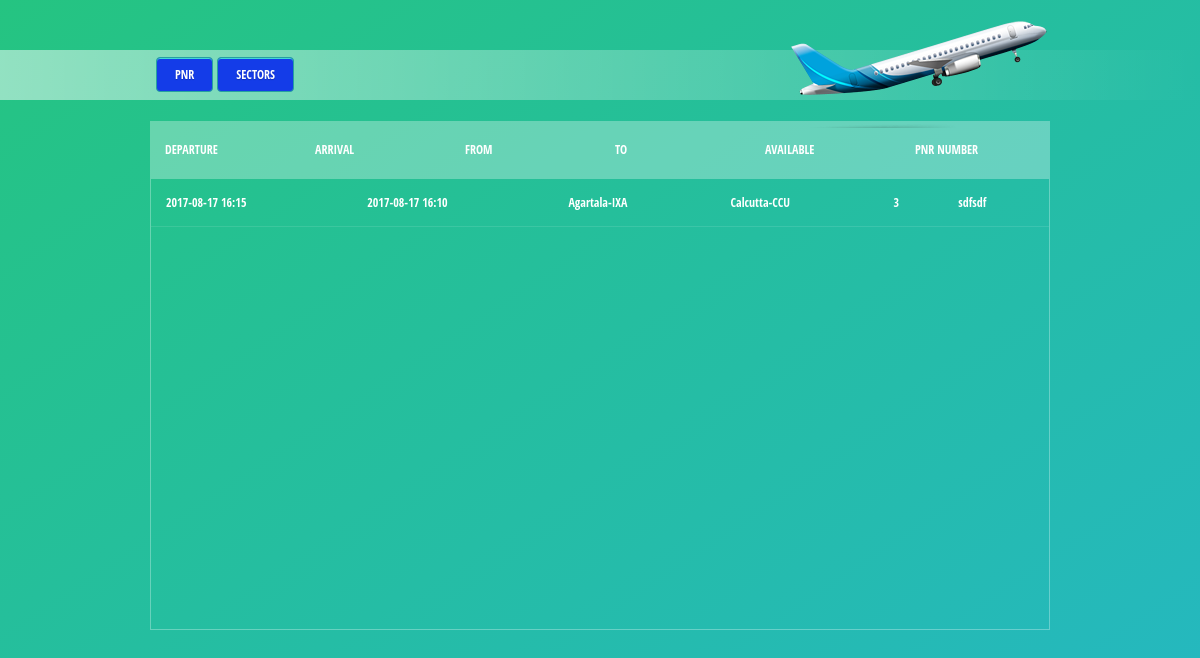
Page /home.php on the earlier database version.
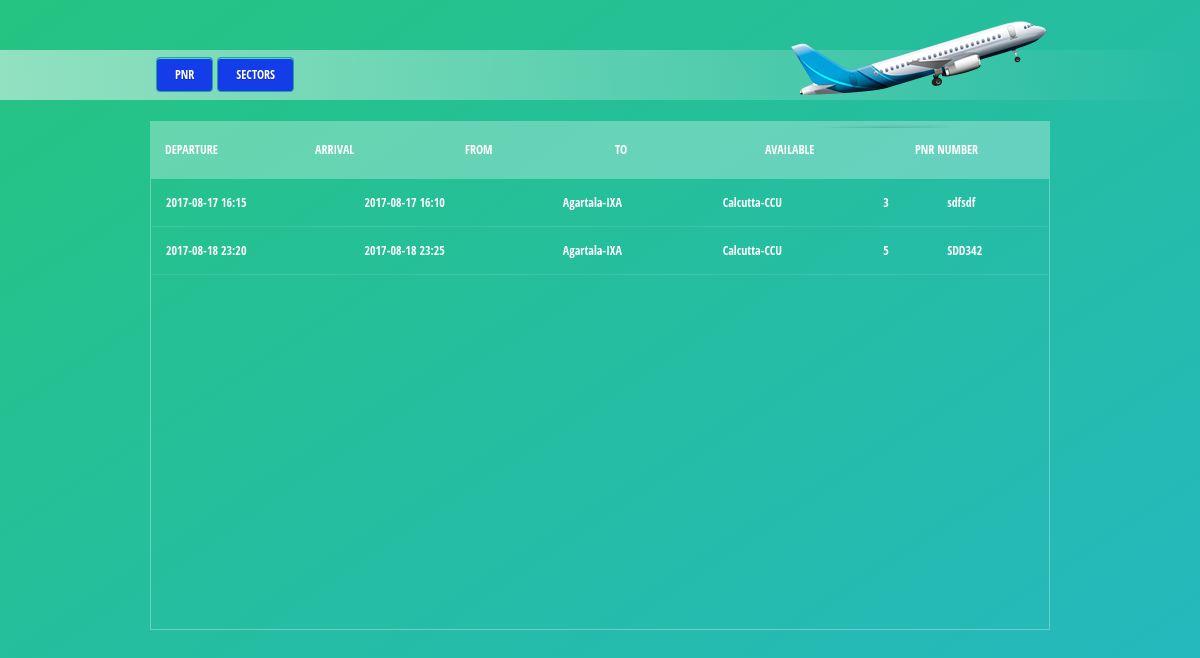
Same page on the later database version.
### tables this page shows
CREATE TABLE "pnr" ("id" INTEGER PRIMARY KEY  NOT NULL ,"pnr_num" VARCHAR DEFAULT (null) ,"departure" DATETIME,"arrival" DATETIME,"capacity" INTEGER,"rate_per_unit" DOUBLE,"total_price" DOUBLE,"archaived" CHAR,"status" CHAR,"remarks" VARCHAR,"sector_from" VARCHAR DEFAULT (null) ,"sector_to" VARCHAR DEFAULT (null) );

### home.php (the view, shortened to what this page needs)
<!DOCTYPE html>
<?php
$db=new billerDB;
?>
<html>
    <head>
        <link rel="stylesheet" href="CSS/pagestyle.css">
        <link rel="stylesheet" href="CSS/featherlight.css">
        <link rel="stylesheet" href="CSS/components.css">
    </head>
    <body>
    <center>
        <table width="100%" cellpadding="0" cellspacing="0" border="0">
            <tr>
                <td valign="bottom" align="center"><div id="topbarbg"></div>
                    <table border="0" width="900">
                        <tr>
                            <td valign="bottom">
                                <table border="0">
                                    <tr>
                                        <td><a class="noul" href="pnr.php" data-featherlight="iframe"><div class="btn2">PNR</div></a></td>
                                        <td><a class="noul" href="sector.php" data-featherlight="iframe"><div class="btn2">Sectors</div></a></td>
                                    </tr>
                                </table>
                            </td>
                            <td align="right"><div id="black_flight"></div></td>
                        </tr>
                    </table>
                </td>
            </tr>
            <tr>
                <td align="center">
                    <div class="tbl-header">
                    <table class="pnrtable" width="100%" cellpadding="0" cellspacing="0">
                        <tr>
                            <th class="pnrth">Departure</th>
                            <th class="pnrth">Arrival</th>
                            <th class="pnrth">From</th>
                            <th class="pnrth">to</th>
                            <th class="pnrth">Available</th>
                            <th class="pnrth">PNR Number</th>
                        </tr>
                    </table>
                    </div>
                    <div class="tbl-content">
                        <table width="100%" cellspacing="0" cellpadding="0">
                            <?php
                            $selsql="select pnr_num,departure,arrival,sector_from, sector_to,capacity from pnr where status='Y'";
                    $selres=$db->query($selsql);
                    while($pointer=$selres ->fetchArray())
                    {
                        echo "<tr>";
                        echo "<td class='tbl-data'>".$pointer['departure']."</td>";
                        echo "<td class='tbl-data'>".$pointer['arrival']."</td>";
                        echo "<td class='tbl-data'>".$pointer['sector_from']."</td>";
                        echo "<td class='tbl-data'>".$pointer['sector_to']."</td>";
                        echo "<td class='tbl-data'>".$pointer['capacity']."</td>";
                        echo "<td class='tbl-data'>".$pointer['pnr_num']."</td>";
                        echo "</tr>";
                    }
                            ?>
                        </table>
                    </div>
                </td>
            </tr>
        </table>
    </center>
    </body>
</html>

### CSS/pagestyle.css (style rules this page uses)
html { height: 100%; }
body { margin: 0; background: linear-gradient(to bottom right,#25c481, #25b7c4); height: 100%; }
#topbarbg { position: absolute; left: 0px; top: 50px; background: linear-gradient(to right,rgba(255, 255, 255,0.5),rgba(255,255,255,0)); height: 50px; width: 100%; z-index: 1; }
.btn2 { position: relative; box-shadow: inset 0px 1px 0px 0px #45D6D6; background: rgb(20, 60, 232); border: 1px solid #27A0A0; cursor: pointer; color: white; border-radius: 4px; text-shadow: 0 1px 1px rgba(0, 0, 0, 0.2); font-family: 'Open Sans Condensed', sans-serif; font-size: 12px; padding: 8px 18px; text-decoration: none; text-transform: uppercase; z-index: 3; top: -23px; }
.noul { text-decoration: none; text-decoration: none !important; }
#black_flight { position:relative; width: 256px; height: 115px; background-image: url("../images/black_flight.png"); z-index: 2; top: 10px; }
.pnrtable { table-layout: fixed; }
.tbl-header { background-color: rgba(255,255,255,0.3); width: 900px; font-family: 'Open Sans Condensed', sans-serif; }
.pnrth { padding: 20px 15px; text-align: left; font-weight: 500; font-size: 12px; color: #fff; text-transform: uppercase; }
.tbl-content { width:898px; height:450px; overflow-x:auto; margin-top: 0px; border: 1px solid rgba(255,255,255,0.3); }
.tbl-data { padding: 15px; text-align: left; vertical-align:middle; font-weight: 300; font-size: 12px; color: #fff; border-bottom: solid 1px rgba(255,255,255,0.1); font-family: 'Open Sans Condensed', sans-serif; }

Differences in the rows shown:
added pnr: departure "2017-08-18 23:20", arrival "2017-08-18 23:25", sector_from "Agartala-IXA", sector_to "Calcutta-CCU", capacity "5", pnr_num "SDD342"
